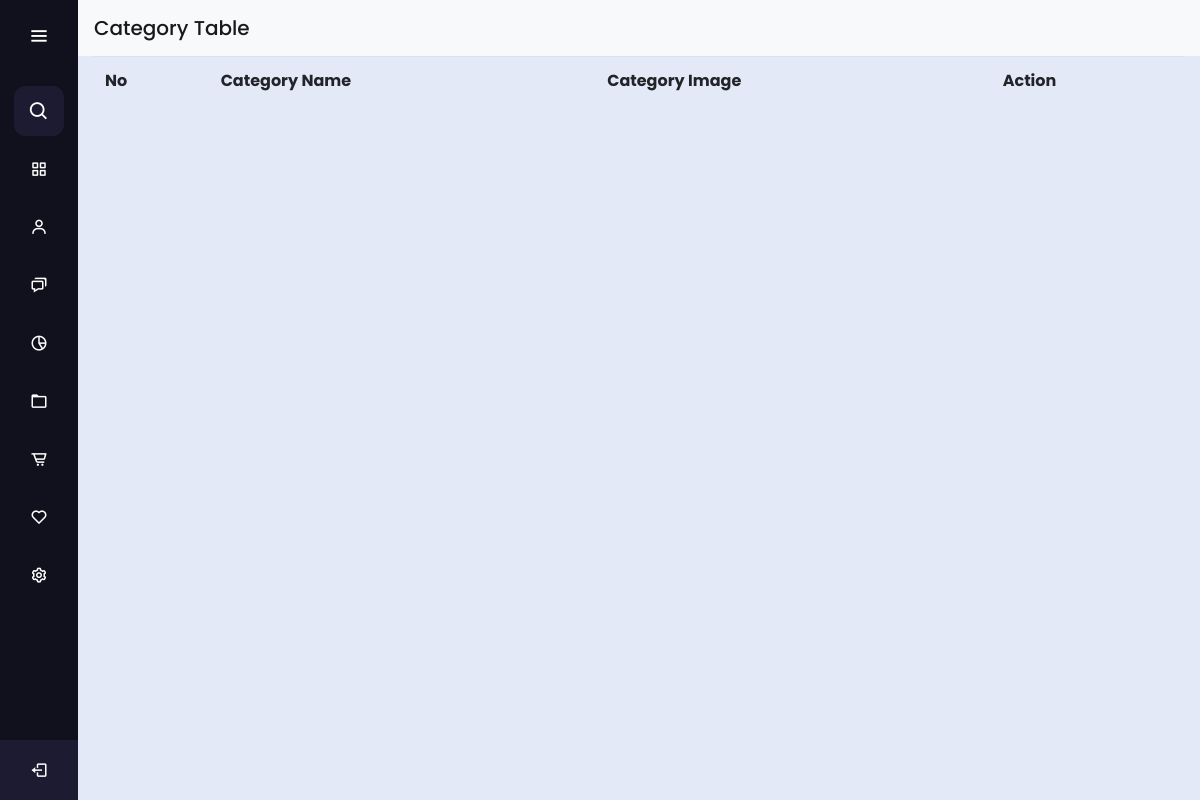
Page /category_table on the earlier database version.
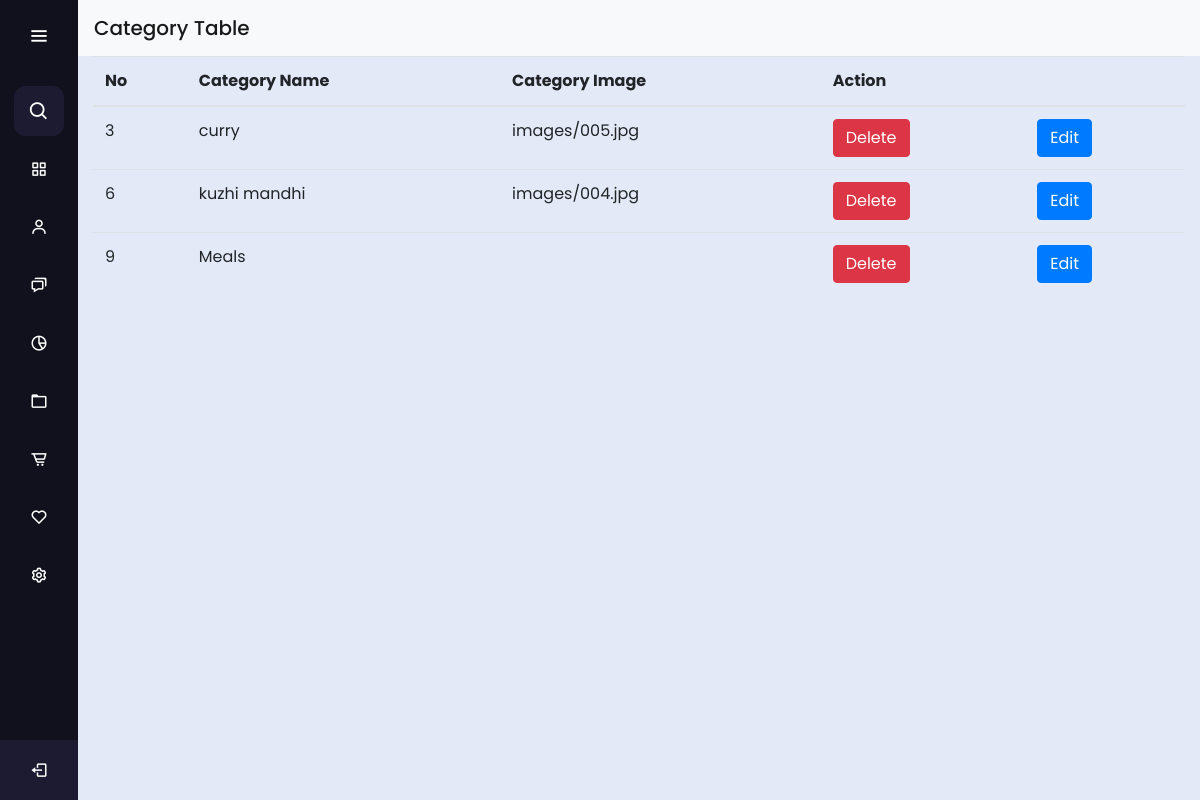
Same page on the later database version.
### restaurantapp/models.py (models this page shows, shortened)
class Category(models.Model):
    Namecategory = models.CharField(max_length=200)
    Imagecategory=models.ImageField(upload_to="images/")

### restaurantapp/views.py (the view)
# urls.py: path('category_table',Category_table , name="category_tabel"),
def Category_table(request):
    categorytable =Category.objects.all()
    return render(request,'category/table_category.html',{'categorytable':categorytable})

### templates/category/table_category.html (shortened to what this page needs)
{% extends 'base.html' %}
{% load static %}
{% block content %}
<div class="container-flud">
    <nav class="navbar navbar-light bg-light">
      <span class="navbar-brand mb-0 h1">Category Table</span>
    </nav>
  </div>
<div class="container d-flex justify-content-center">
    <table class="table">
        <tr>
            <th>No</th>
            <th>Category Name</th>
            <th>Category Image</th>
            <th colspan="2">Action</th>
        </tr>
        <tbody>
            {% for x in categorytable  %}
              <tr>
                <td>{{x.id}}</td>
                <td>{{x.Namecategory}}</td>
                <td>{{x.Imagecategory }}</td>
                <td><a href="{% url 'category_delete' x.id  %}" class="btn btn-danger">Delete</a></td>
                <td><a href="{% url 'category_edit' x.id  %}" class="btn btn-primary">Edit</a></td>
              </tr>
            {% endfor %}
        </tbody>
    </table>
</div>
{% endblock content %}

Differences in the rows shown:
added Category: id "3", Namecategory "curry", Imagecategory "images/005.jpg"
added Category: id "6", Namecategory "kuzhi mandhi", Imagecategory "images/004.jpg"
added Category: id "9", Namecategory "Meals"
